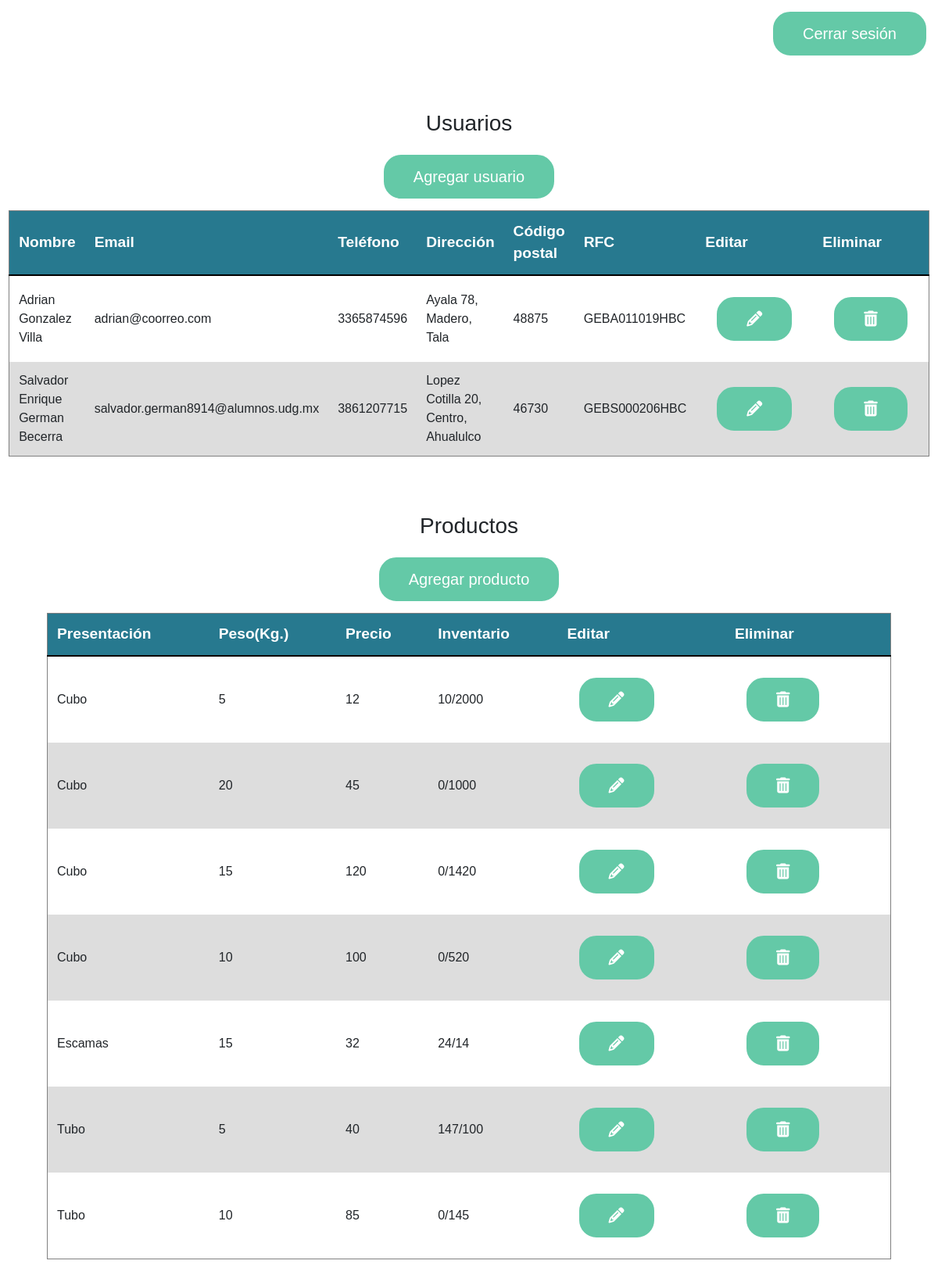
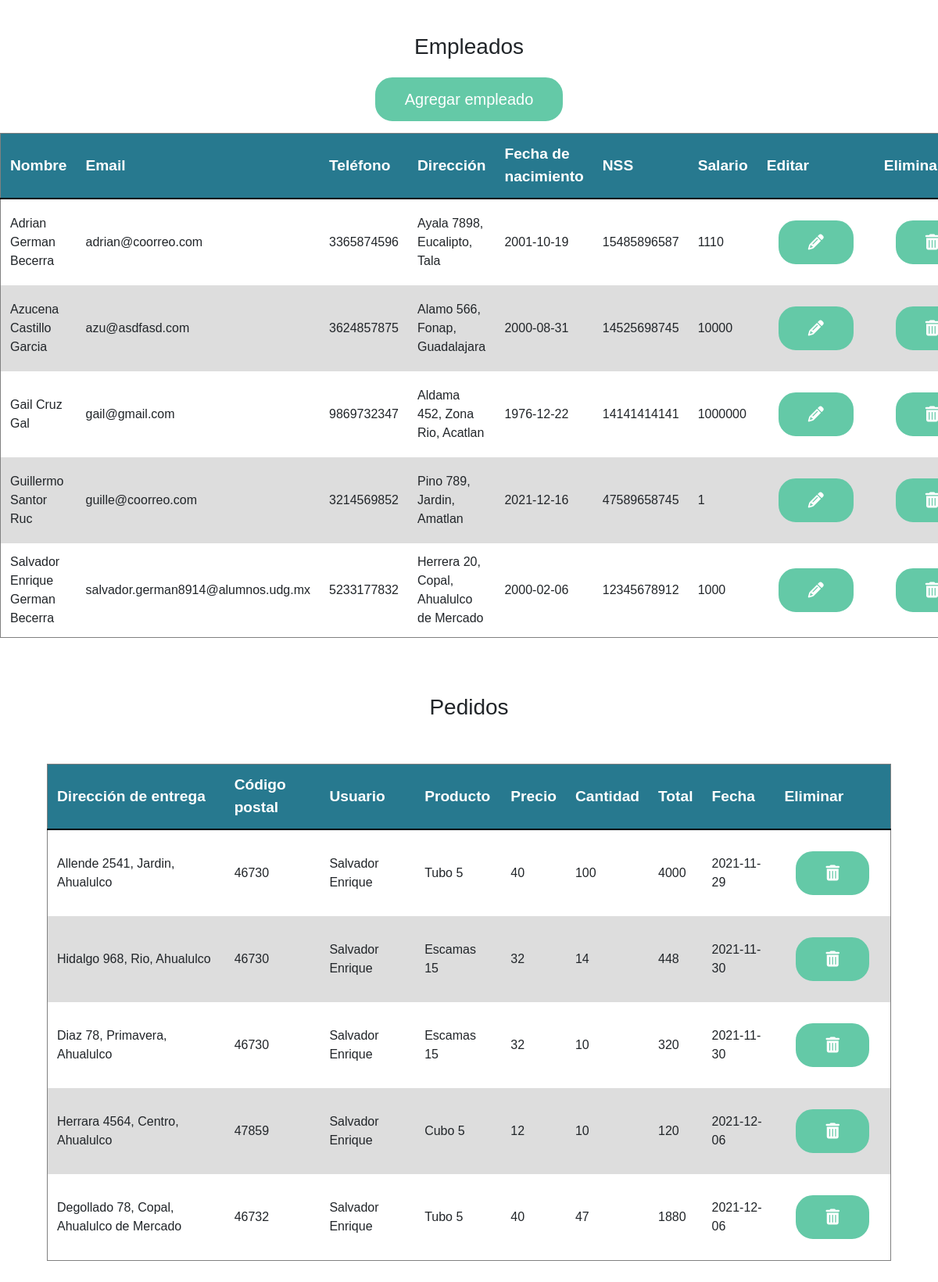
The app's page /admin/ (signed in) with its own data (2 pictures, top to bottom).
### website/models.py (models this page shows)
class User(db.Model, UserMixin):
    id = db.Column(db.Integer, primary_key=True)
    name = db.Column(db.String(100))
    lastname1 = db.Column(db.String(100))
    lastname2 = db.Column(db.String(100))
    street = db.Column(db.String(100))
    number = db.Column(db.Integer)
    colony = db.Column(db.String(100))
    city = db.Column(db.String(100))
    codigoPostal = db.Column(db.Integer)
    password = db.Column(db.String(100))
    telephone = db.Column(db.String(100))
    email = db.Column(db.String(100), unique=True)
    type = db.Column(db.String(100))
    curp = db.Column(db.String(20), unique=True)
    rfc = db.Column(db.String(15), unique=True)
    state = db.Column(db.String(100))

class Product(db.Model):
    id = db.Column(db.Integer, primary_key=True)
    presentation = db.Column(db.String(100))
    price = db.Column(db.Integer)
    weight = db.Column(db.Integer)
    inventory = db.Column(db.Integer)

class Order(db.Model):
    id = db.Column(db.Integer, primary_key=True)
    customerId = db.Column(db.Integer)
    productId = db.Column(db.Integer)
    quantity = db.Column(db.Integer)
    total = db.Column(db.Integer)
    date = db.Column(db.String(100))
    date = db.Column(db.String(100))
    street = db.Column(db.String(100))
    number = db.Column(db.Integer)
    colony = db.Column(db.String(100))
    locality = db.Column(db.String(100))
    codigoPostal = db.Column(db.Integer)

class Employee(db.Model):
    id = db.Column(db.Integer, primary_key=True)
    name = db.Column(db.String(100))
    lastname1 = db.Column(db.String(100))
    lastname2 = db.Column(db.String(100))
    street = db.Column(db.String(100))
    number = db.Column(db.Integer)
    colony = db.Column(db.String(100))
    city = db.Column(db.String(100))
    telephone = db.Column(db.String(100))
    email = db.Column(db.String(100), unique=True)
    date = db.Column(db.String(100))
    salary = db.Column(db.Integer)
    nss = db.Column(db.Integer, unique=True)
    curp = db.Column(db.String(20), unique=True)
    codigoPostal = db.Column(db.Integer)

### website/admin.py (the view)
@admin.route('/')
@requires_access_level('Administrador')
def dashboard():
    users = User.query.order_by(User.name)
    products = Product.query.order_by(Product.presentation)
    employees = Employee.query.order_by(Employee.name)
    orders = Order.query.all()
    return render_template('dashboard.html', products=products, users=users, get_bought=product_bought, employees=employees, orders=orders, get_product=producd, get_user=userd)

### website/__init__.py (called while the page is built)
def create_app():
    app = Flask(__name__)
    app.config['SECRET_KEY'] = 'azunog/icewaterorders'
    app.config['SQLALCHEMY_DATABASE_URI'] = f'sqlite:///{DB_NAME}'
    db.init_app(app)
    from .views import views
    from .auth import auth
    from .admin import admin
    app.register_blueprint(views, url_prefix='/')
    app.register_blueprint(auth, url_prefix='/')
    app.register_blueprint(admin, url_prefix='/admin/')
    from .models import User
    create_database(app)
    login_manager = LoginManager()
    login_manager.login_view = 'auth.login'
    login_manager.init_app(app)
    @login_manager.user_loader
    def load_user(id):
        return User.query.get(int(id))
    return app

### website/access.py (called while the page is built)
def requires_access_level(access_level):
    def decorator(f):
        @wraps(f)
        def decorated_function(*args, **kwargs):
            print(session.get('email'))
            if session.get('email')==None:
                return redirect(url_for('auth.login'))
            user = current_user
            print(user)
            if not is_admin(user):
                return redirect(url_for('auth.login'))
            return f(*args, **kwargs)
        return decorated_function
    return decorator

def is_admin(user):
        return user.type == 'Administrador'

### website/admin.py (called while the page is built)
def producd(id):
    return Product.query.filter_by(id=id).first()

def userd(id):
    return User.query.filter_by(id=id).first()

def product_bought(id):
    cap = 0
    bookings = Order.query.filter_by(productId=id).all()
    for i in bookings:
        cap += i.quantity
    return cap

### website/templates/dashboard.html (shortened to what this page needs)
{% extends 'base.html' %} {% block title %}Tablero del administrador{% endblock %} {% block body %}
<div class="btnHeadContainer">
    <a href="/logout">
        <button class="right">Cerrar sesión</button>
    </a>
</div><br><br><br>
<div>
    <center>
        <h3>Usuarios</h3>
        <a href="/admin/add-user">
            <button>Agregar usuario</button>
        </a>
        <div style="overflow-x:auto;">
            <table class="content-table">
                <thead>
                    <tr>
                        <th>Nombre</th>
                        <th>Email</th>
                        <th>Teléfono</th>
                        <th>Dirección</th>
                        <th>Código postal</th>
                        <th>RFC</th>
                        <th>Editar</th>
                        <th>Eliminar</th>
                    </tr>
                </thead>
                {% for pilot in users %}
                <tr>
                    <td>{{pilot.name}} {{pilot.lastname1}} {{pilot.lastname2}}</td>
                    <td>{{pilot.email}}</td>
                    <td>{{pilot.telephone}}</td>
                    <td>{{pilot.street}} {{pilot.number}}, {{pilot.colony}}, {{pilot.city}}</td>
                    <td>{{pilot.codigoPostal}}</td>
                    <td>{{pilot.rfc}}</td>
                    <td>
                        <a href="/admin/update-user/{{pilot.id}}">
                            <button>
                                <i class="fas fa-pencil-alt"></i>
                            </button>
                        </a>
                    </td>
                    <td>
                        <form action="/admin/delete-user/{{pilot.id}}" method="post">
                            <button type="submit" value="{{pilot.id}}" onClick="return deletes('usuario','{{pilot.name}}');" />
                            <i class="fas fa-trash-alt"></i>
                        </form>
                    </td>
                </tr>
                {% endfor %}
            </table>
        </div>
        <br><br><br>
        <h3>Productos</h3>
        <a href="/admin/add-product">
            <button>Agregar producto</button>
        </a>
        <div style="overflow-x:auto;">
            <table class="content-table">
                <thead>
                    <tr>
                        <th>Presentación</th>
                        <th>Peso(Kg.)</th>
                        <th>Precio</th>
                        <th>Inventario</th>
                        <th>Editar</th>
                        <th>Eliminar</th>
                    </tr>
                </thead>
                {% for pilot in products %}
                <tr>
                    <td>{{pilot.presentation}}</td>
                    <td>{{pilot.weight}}</td>
                    <td>{{pilot.price}}</td>
                    <td>{{get_bought(pilot.id)}}/{{pilot.inventory}}</td>
                    <td>
                        <a href="/admin/update-product/{{pilot.id}}">
                            <button> <i class="fas fa-pencil-alt"></i></button>
                        </a>
                    </td>
                    <td>
                        <form action="/admin/delete-product/{{pilot.id}}" method="post">
                            <button type="submit" value="{{pilot.id}}" onClick="return deletes('producto','{{pilot.name}}');" />
                            <i class="fas fa-trash-alt"></i>
                        </form>
                    </td>
                </tr>
                {% endfor %}
            </table>
        </div>
        <br><br><br>
        <h3>Empleados</h3>
        <a href="/admin/add-employee">
            <button>Agregar empleado</button>
        </a>
        <div style="overflow-x:auto;">
            <table class="content-table">
                <thead>
                    <tr>
                        <th>Nombre</th>
                        <th>Email</th>
                        <th>Teléfono</th>
                        <th>Dirección</th>
                        <th>Fecha de nacimiento</th>
                        <th>NSS</th>
                        <th>Salario</th>
                        <th>Editar</th>
                        <th>Eliminar</th>
                    </tr>
                </thead>
                {% for pilot in employees %}
                <tr>
                    <td>{{pilot.name}} {{pilot.lastname1}} {{pilot.lastname2}}</td>
                    <td>{{pilot.email}}</td>
                    <td>{{pilot.telephone}}</td>
                    <td>{{pilot.street}} {{pilot.number}}, {{pilot.colony}}, {{pilot.city}}</td>
                    <td>{{pilot.date}}</td>
                    <td>{{pilot.nss}}</td>
                    <td>{{pilot.salary}}</td>
                    <td>
                        <a href="/admin/update-employee/{{pilot.id}}">
                            <button><i class="fas fa-pencil-alt"></i></button>
                        </a>
                    </td>
                    <td>
                        <form action="/admin/delete-employee/{{pilot.id}}" method="post">
                            <button type="submit" value="{{pilot.id}}" onClick="return deletes('empleado','{{pilot.name}}');">
                                <i class="fas fa-trash-alt"></i>
                            </button>
                        </form>
                    </td>
                </tr>
                {% endfor %}
            </table>
        </div>
        <br><br><br>
        <h3>Pedidos</h3><br><br>
        <div style="overflow-x:auto;">
            <table class="content-table">
                <thead>
                    <tr>
                        <th>Dirección de entrega</th>
                        <th>Código postal</th>
                        <th>Usuario</th>
                        <th>Producto</th>
                        <th>Precio</th>
                        <th>Cantidad</th>
                        <th>Total</th>
                        <th>Fecha</th>
                        <th>Eliminar</th>
                    </tr>
                </thead>
                {% for pilot in orders %}
                <tr>
                    <td>{{pilot.street}} {{pilot.number}}, {{pilot.colony}}, {{pilot.locality}}</td>
                    <td>{{pilot.codigoPostal}}</td>
                    <td>{{get_user(pilot.customerId).name}}</td>
                    <td>{{get_product(pilot.productId).presentation}} {{get_product(pilot.productId).weight}}</td>
                    <td>{{pilot.total//pilot.quantity}}</td>
                    <td>{{pilot.quantity}}</td>
                    <td>{{pilot.total}}</td>
                    <td>{{pilot.date}}</td>
                    <td>
                        <form action="/admin/delete-order/{{pilot.id}}" method="post">
                            <button type="submit" value="{{pilot.id}}" onClick="return deletes('pedido','{{get_product(pilot.id).name}}');" />
                            <i class="fas fa-trash-alt"></i>
                        </form>
                    </td>
                </tr>
                {% endfor %}
            </table>
        </div>
        <br><br><br>
    </center>
</div>
<br><br><br> {% endblock %}

### website/templates/base.html (style rules this page uses)
* { margin: 0px; }
html { font-family: 'Poppins', sans-serif; }
body { font-family: 'Poppins', sans-serif; text-align: center; }
.right { float: right; }
button { margin: 15px; padding: 10px 35px; font-size: 20px; border: 3px solid #64C9A7; background-color: #64C9A7; border-radius: 22px; color: white; cursor: pointer; }
a { color: #64C9A7; text-decoration: none; }
th { padding: 10px; margin: 0px; }
table { border-collapse: collapse; border-spacing: 0; width: 90%; border: 1px solid grey; }
th, td { text-align: left; padding: 12px; }
tr:nth-child(even) { background-color: #ddd }
thead { background-color: #27798F; color: white; font-size: larger; font-weight: bold; border-bottom: solid 2px black; }
.btnHeadContainer { display: inline-block; width: 100%; }

### records on screen
User: name "Adrian", lastname1 "Gonzalez", lastname2 "Villa", email "adrian@coorreo.com", telephone "3365874596", street "Ayala", number "78", colony "Madero", city "Tala", codigoPostal "48875", rfc "GEBA011019HBC"
User: name "Salvador Enrique", lastname1 "German", lastname2 "Becerra", email "salvador.german8914@alumnos.udg.mx", telephone "3861207715", street "Lopez Cotilla", number "20", colony "Centro", city "Ahualulco", codigoPostal "46730", rfc "GEBS000206HBC"
Product: presentation "Cubo", weight "5", price "12", inventory "2000", {{ pilot.id }} 2 (drawn)
Order: quantity "10", street "Herrara", number "4564", colony "Centro", locality "Ahualulco", codigoPostal "47859", customerId.name "Salvador Enrique", productId.presentation "Cubo", productId.weight "5", total+quantity "12", total "120", date "2021-12-06", {{ pilot.id }} 6 (drawn)
Product: presentation "Cubo", weight "20", price "45", get_bought "0", inventory "1000", {{ pilot.id }} 4 (drawn)
Product: presentation "Cubo", weight "15", price "120", get_bought "0", inventory "1420", {{ pilot.id }} 5 (drawn)
Product: presentation "Cubo", weight "10", price "100", get_bought "0", inventory "520", {{ pilot.id }} 6 (drawn)
Product: presentation "Escamas", weight "15", price "32", inventory "14", {{ pilot.id }} 7 (drawn)
Order: quantity.quantity "24", street "Hidalgo", number "968", colony "Rio", locality "Ahualulco", codigoPostal "46730", customerId.name "Salvador Enrique", productId.presentation "Escamas", productId.weight "15", total+quantity "32", quantity "14", total "448", date "2021-11-30", {{ pilot.id }} 3 (drawn)
Product: presentation "Tubo", weight "5", price "40", inventory "100", {{ pilot.id }} 3 (drawn)
Order: quantity.quantity "147", street "Allende", number "2541", colony "Jardin", locality "Ahualulco", codigoPostal "46730", customerId.name "Salvador Enrique", productId.presentation "Tubo", productId.weight "5", total+quantity "40", quantity "100", total "4000", date "2021-11-29", {{ pilot.id }} 2 (drawn)
Product: presentation "Tubo", weight "10", price "85", get_bought "0", inventory "145", {{ pilot.id }} 8 (drawn)
Employee: name "Adrian", lastname1 "German", lastname2 "Becerra", email "adrian@coorreo.com", telephone "3365874596", street "Ayala", number "7898", colony "Eucalipto", city "Tala", date "2001-10-19", nss "15485896587", salary "1110"
Employee: name "Azucena", lastname1 "Castillo", lastname2 "Garcia", email "azu@asdfasd.com", telephone "3624857875", street "Alamo", number "566", colony "Fonap", city "Guadalajara", date "2000-08-31", nss "14525698745", salary "10000"
Employee: name "Gail", lastname1 "Cruz", lastname2 "Gal", email "gail@gmail.com", telephone "9869732347", street "Aldama", number "452", colony "Zona Rio", city "Acatlan", date "1976-12-22", nss "14141414141", salary "1000000"
Employee: name "Guillermo", lastname1 "Santor", lastname2 "Ruc", email "guille@coorreo.com", telephone "3214569852", street "Pino", number "789", colony "Jardin", city "Amatlan", date "2021-12-16", nss "47589658745", salary "1"
Employee: name "Salvador Enrique", lastname1 "German", lastname2 "Becerra", email "salvador.german8914@alumnos.udg.mx", telephone "5233177832", street "Herrera", number "20", colony "Copal", city "Ahualulco de Mercado", date "2000-02-06", nss "12345678912", salary "1000"
Order: street "Diaz", number "78", colony "Primavera", locality "Ahualulco", codigoPostal "46730", customerId.name "Salvador Enrique", productId.presentation "Escamas", productId.weight "15", total+quantity "32", quantity "10", total "320", date "2021-11-30", {{ pilot.id }} 4 (drawn)
Order: street "Degollado", number "78", colony "Copal", locality "Ahualulco de Mercado", codigoPostal "46732", customerId.name "Salvador Enrique", productId.presentation "Tubo", productId.weight "5", total+quantity "40", quantity "47", total "1880", date "2021-12-06", {{ pilot.id }} 7 (drawn)
